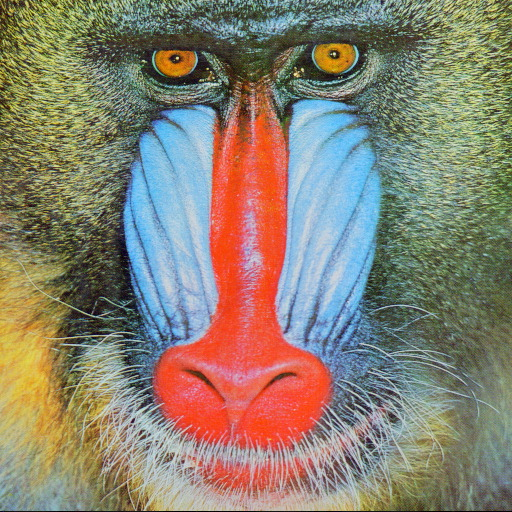
//> input picture opencv/opencv3-tutorials/data/baboon.jpg, 512 x 512 px
$ ./compareHist_Demo -input1=../data/baboon.jpg -input2=../data/hand_2.jpg -input3=../data/hand_2.jpg   (built with g++ and OpenCV 4)
//> lines starting //> are read from the running program, lines starting //| are printed output that depends on the picture
#include <opencv2/core.hpp>
#include <opencv2/highgui.hpp>
#include <opencv2/imgproc.hpp>

#include <iostream>

using namespace cv;
using namespace std;

const char *keys =
    "{ help h | | Print help message. }"
    "{ input1 | | Path to input image 1. }"
    "{ input2 | | Path to input image 2. }"
    "{ input3 | | Path to input image 3. }";

int main(int argc, char **argv)
{
    // Load three images with different environment settings
    CommandLineParser parser(argc, argv, keys);
    Mat src_base  = imread(parser.get<String>("input1"));
//> src_base is the input picture: 512 rows x 512 cols, CV_8UC3; mean B, G, R 112.9, 129.1, 137.1
    Mat src_test1 = imread(parser.get<String>("input2"));
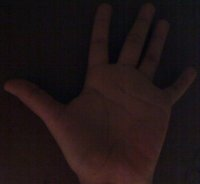
//> input picture opencv/opencv3-tutorials/data/hand_2.jpg, 200 x 184 px
//> src_test1 is the input picture: 184 rows x 200 cols, CV_8UC3; mean B, G, R 21.5, 21.1, 32.2
    Mat src_test2 = imread(parser.get<String>("input3"));
    if (src_base.empty() || src_test1.empty() || src_test2.empty()) {
        cout << "Could not open or find the images!\n" << endl;
        parser.printMessage();
        return -1;
    }

    // Convert to HSV
    Mat hsv_base, hsv_test1, hsv_test2;
    cvtColor(src_base, hsv_base, COLOR_BGR2HSV);
//> hsv_base: 512 rows x 512 cols, CV_8UC3; mean H, S, V 58.3, 93.4, 158.1
    cvtColor(src_test1, hsv_test1, COLOR_BGR2HSV);
//> hsv_test1: 184 rows x 200 cols, CV_8UC3; mean H, S, V 75.8, 89.4, 32.7
    cvtColor(src_test2, hsv_test2, COLOR_BGR2HSV);

    Mat hsv_half_down = hsv_base(Range(hsv_base.rows/2, hsv_base.rows), Range(0, hsv_base.cols));
//> hsv_half_down: 256 rows x 512 cols, CV_8UC3; mean H, S, V 58.1, 93.3, 164.3

    // Using 50 bins for hue and 60 for saturation
    int h_bins = 50, s_bins = 60;
    int histSize[] = {h_bins, s_bins};

    // hue varies from 0 to 179, saturation from 0 to 255
    float h_ranges[] = {0, 180};
    float s_ranges[] = {0, 256};

    const float *ranges[] = {h_ranges, s_ranges};

    // Use the 0-th and 1-st channels
    int channels[] = {0, 1};

    // Calculate the histograms for the HSV images
    Mat hist_base, hist_half_down, hist_test1, hist_test2;

    calcHist(&hsv_base, 1, channels, Mat(), hist_base, 2, histSize, ranges, true, false);
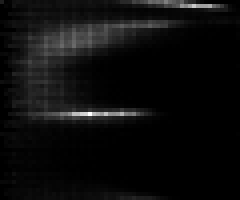
//> hist_base: 50 rows x 60 cols, CV_32FC1 (shown 4 times larger); min 0, max 1733, mean 87.4; drawn with min black and max white
    normalize(hist_base, hist_base, 0, 1, NORM_MINMAX, -1, Mat());

    calcHist(&hsv_half_down, 1, channels, Mat(), hist_half_down, 2, histSize, ranges, true, false);
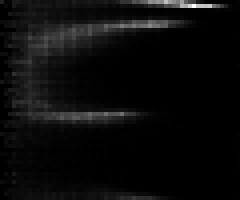
//> hist_half_down: 50 rows x 60 cols, CV_32FC1 (shown 4 times larger); min 0, max 995, mean 43.7; drawn with min black and max white
    normalize(hist_half_down, hist_half_down, 0, 1, NORM_MINMAX, -1, Mat());

    calcHist(&hsv_test1, 1, channels, Mat(), hist_test1, 2, histSize, ranges, true, false);
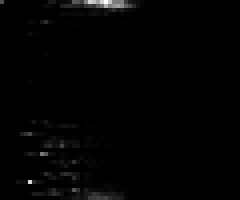
//> hist_test1: 50 rows x 60 cols, CV_32FC1 (shown 4 times larger); min 0, max 1096, mean 12.3; drawn with min black and max white
    normalize(hist_test1, hist_test1, 0, 1, NORM_MINMAX, -1, Mat());

    calcHist(&hsv_test2, 1, channels, Mat(), hist_test2, 2, histSize, ranges, true, false);
    normalize(hist_test2, hist_test2, 0, 1, NORM_MINMAX, -1, Mat());

    // Apply the histogram comparison methods
    for (int compare_method = 0; compare_method < 4; ++compare_method) {
        double base_base  = compareHist(hist_base, hist_base, compare_method);
        double base_half  = compareHist(hist_base, hist_half_down, compare_method);
        double base_test1 = compareHist(hist_base, hist_test1, compare_method);
        double base_test2 = compareHist(hist_base, hist_test2, compare_method);

        cout << "Method " << compare_method << " Perfect, Base-Half, Base-Test(1), Base-Test(2) : "
             << base_base << " / " << base_half << " / " << base_test1 << " / " << base_test2
             << endl;
    }
//> this loop made 4 passes
//> (base_base, base_half, base_test1, base_test2) on passes 1 to 4: (1, 0.878, 0.00369, 0.00369), (0, 27.83, 344.9, 344.9), (151.3, 113.7, 10.02, 10.02), (0, 0.182, 0.848, 0.848)
//| Method 0 Perfect, Base-Half, Base-Test(1), Base-Test(2) : 1 / 0.878174 / 0.00368681 / 0.00368681
//| Method 1 Perfect, Base-Half, Base-Test(1), Base-Test(2) : 0 / 27.8298 / 344.908 / 344.908
//| Method 2 Perfect, Base-Half, Base-Test(1), Base-Test(2) : 151.266 / 113.681 / 10.0181 / 10.0181
//| Method 3 Perfect, Base-Half, Base-Test(1), Base-Test(2) : 0 / 0.182183 / 0.847963 / 0.847963

    cout << "Done" << endl;
    return 0;
}
